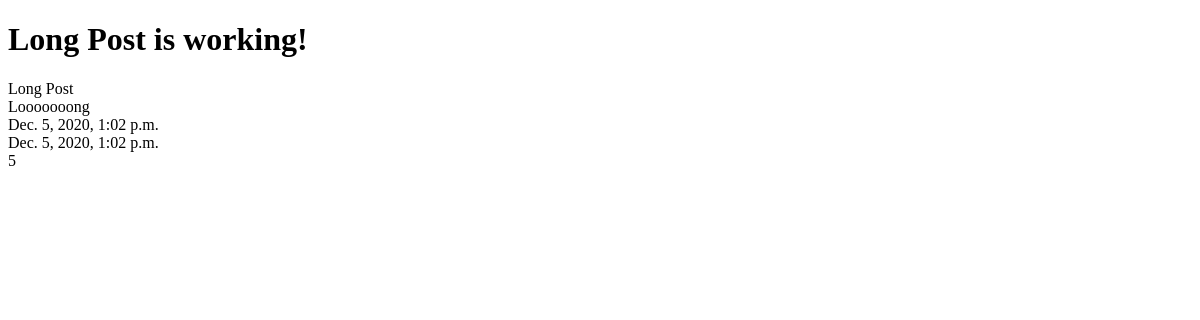
The page /posts/5 on the database as committed earlier.
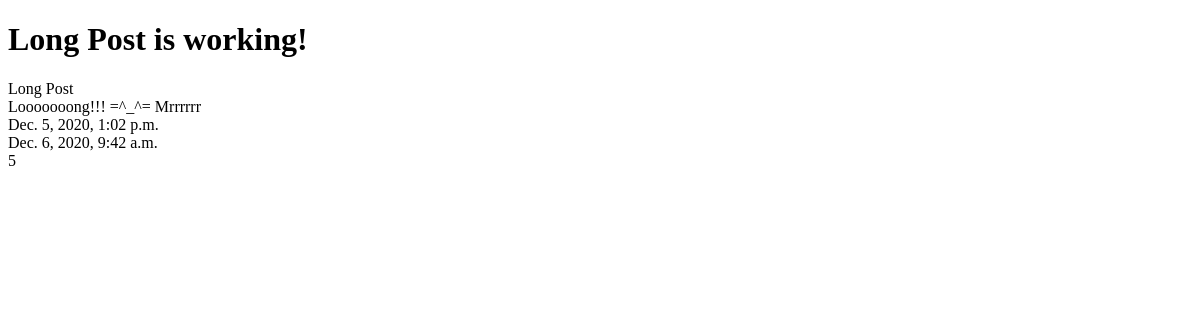
The same page on the database as committed later.
### posts/models.py (models this page shows, shortened)
class Post(models.Model):
    title = models.CharField(max_length=120)
    content = models.TextField()
    updated = models.DateTimeField(auto_now=True, auto_now_add=False)
    timestamp = models.DateTimeField(auto_now=False, auto_now_add=True)

### posts/views.py (the view)
# urls.py: path('<int:id>', posts_detail, name='posts_detail'),
def posts_detail(request, id=None):
    instance = Post.objects.get(id=id)
    context_data = {
        'title': instance.title,
        'instance': instance,
    }
    return render(request, 'post_detail.html', context_data)

### TEMPLATES/post_detail.html (shortened to what this page needs)
<!DOCTYPE html>
<html lang="en">
<head>
</head>
<body>
<body>
    <h1>{{ title }} is working!</h1>
    {{ instance.title }}<br/>
    {{ instance.content }}<br/>
    {{ instance.timestamp }}<br/>
    {{ instance.updated }}<br/>
    {{ instance.id }}<br/>
</body>
</body>
</html>

Rows that differ between the two databases and show on the page:
changed Post "Long Post": content "Looooooong" → "Looooooong!!! =^_^= Mrrrrrr"; updated "Dec. 5, 2020, 1:02 p.m." → "Dec. 6, 2020, 9:42 a.m."
